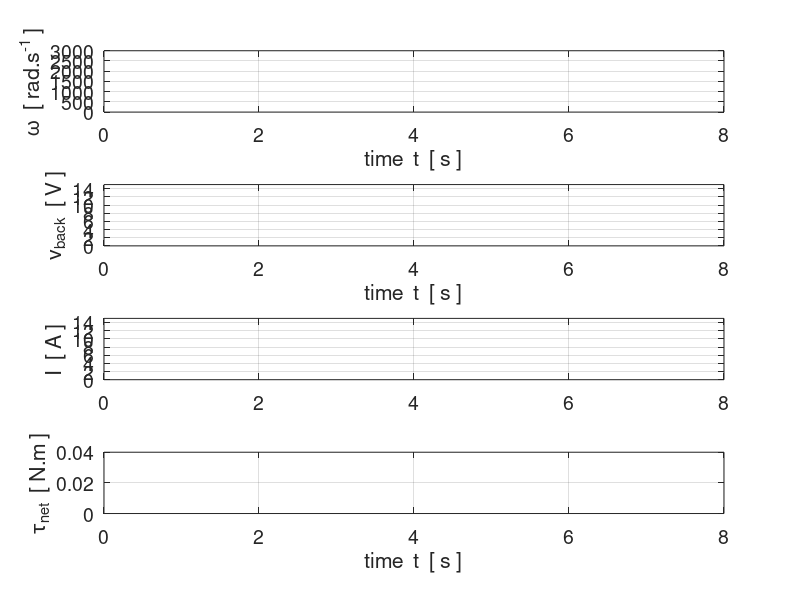

Recreate this plot in MATLAB.
% spMotor.m

% Simulation of a simple DC motor lifting a load

% Ian Cooper
% email: ian.cooper@sydney.edu.au
% School of Physics, University of Sydney
% 181010 / Matlab version R2018a

% DOING PHYSICS WITH MATLAB 
%    ../mphome.htm

% VISUAL PHYSICS ONLINE
%    http://www.physics.usyd.edu.au/teach_res/hsp/sp/spHome.htm
%       http://www.physics.usyd.edu.au/teach_res/hsp/sp/ex/p60/P60018.htm
%  

close all
clc
clear

% INPUT SECTION =======================================================

% Mass of laod [kg]
m = 0.2;

% Acceleration due to gravity [ms/^2]
g = 9.81;
% Battery emf [v]
V = 12;
% Resistance of motor coil [ohm]
R = 1;
% Half length of square motor coil [m]
L = 0.1;
% Magnetic field of motor [T]
B = 0.1;

% Radius of motor's axle lifting load [m]
d = 0.01;
% Number of calculation time intervals
N = 1000000;
% Max simulation time
tMax = 8;


% CALCULATION SECTION =================================================
t = linspace(0,tMax,N);     % time grid [s]
dt = t(2)-t(1);             % time increment [s]

A = 4*L^2;                  % area of motor coil [m^2]

tauL = m*g*d;               % torque applied to lift load [N.m]      

Vback = zeros(N,1);         % back emf (induced voltage)  [V]
I = zeros(N,1);             % coil current [A]
tauM = zeros(N,1);          % torque exerted by motor coil rotating [N.m] 
w = zeros(N,1);             % angular speed of motor coil rotating [rad/s]

k1 = A*B;                   % constants
k2 = m*d^2;
k3 = A*B;

% Initial values 1st time step
I(1) = V/R;
tauM(1) = k1*I(1);

% 2nd time step
w(2) = w(1) + dt*(tauM(1)-tauL)/k2;
Vback(2) = k3*w(2);
I(2) = (V - Vback(2))/R;
tauM(2) = k1*I(2);

% Time evolution
% comment / uncomment if statement for varying load
for cc = 3:N
%if t(cc) > 4; k2 = 2*m*d^2; tauL = 2*m*g*d;end
  w(cc) = w(cc-2) + 2*dt*(tauM(cc-1) - tauL)/k2;
  Vback(cc) = k3*w(cc);
  I(cc) = (V - Vback(cc))/R;
  tauM(cc) = k1*I(cc);
end


% OUTPUT VALUES TO COMMAND WINDOW - steady state values
% Calculations

disp('  ')
% mass of load
   fprintf('mass of load  m = %2.3f  kg \n',m);
% torque due to gravitational force
   fprintf('torqueL = %2.4f  N.m \n',m*g*d);
% torque due to magnetic force
   fprintf('torqueM = %2.4f  N.m \n',m*g*d);
% coil current
  Icoil = m*g*d/(B*A);
  fprintf('Icoil = %2.2f  A \n',Icoil);
% back emf          
  vBACK = V - Icoil*R;          
  fprintf('back emf = %2.4f  V \n',vBACK);
% angular speed (rotation speed)  
  omega = vBACK / (B*A);
  fprintf('omega = %4.0f  rad/s \n',omega);
% power supplied by battery [W]  
   Pbattery = V*Icoil ; 
   fprintf('Pbattery = %2.2f  w \n',Pbattery);
% power dissipated by resistor [W]   
   Presistor = Icoil^2*R ;
   fprintf('Presistor = %2.2f  W \n',Presistor);
% power generated by motor to lift load [W]   
   Pmotor = Icoil*vBACK ;        
   fprintf('Pmotor = %2.2f  W \n',Pmotor);

   
% GRAPHICS ===========================================================
figure(1)
pos = [0.35 0.05 0.4 0.6];
  set(gcf,'Units','normalized');
  set(gcf,'Position',pos);
  set(gcf,'color','w');

xP = t; yP = w;
subplot(4,1,1)
plot(xP,yP,'linewidth',2)
grid on
set(gca,'fontsize',14)
ylim([0 3000])
ylabel('\omega  [ rad.s^{-1} ]')
xlabel('time  t  [ s ]')


xP = t; yP = Vback;
subplot(4,1,2)
plot(xP,yP,'linewidth',2)
grid on
set(gca,'fontsize',14)
ylim([0, 15])
ylabel('v_{back}  [ V ]')
xlabel('time  t  [ s ]')


xP = t; yP = I;
subplot(4,1,3)
plot(xP,yP,'linewidth',2)
grid on
ylabel('I  [ A ]')
set(gca,'fontsize',14)
ylim([0 15])

xP = t; yP = tauM-tauL;
subplot(4,1,4)
plot(xP,yP,'linewidth',2)
grid on
set(gca,'fontsize',14)
ylim([0 0.04])
set(gca,'ytick',0:0.02:0.04)
ylabel('\tau_{net}  [ N.m ]')
xlabel('time  t  [ s ]')
